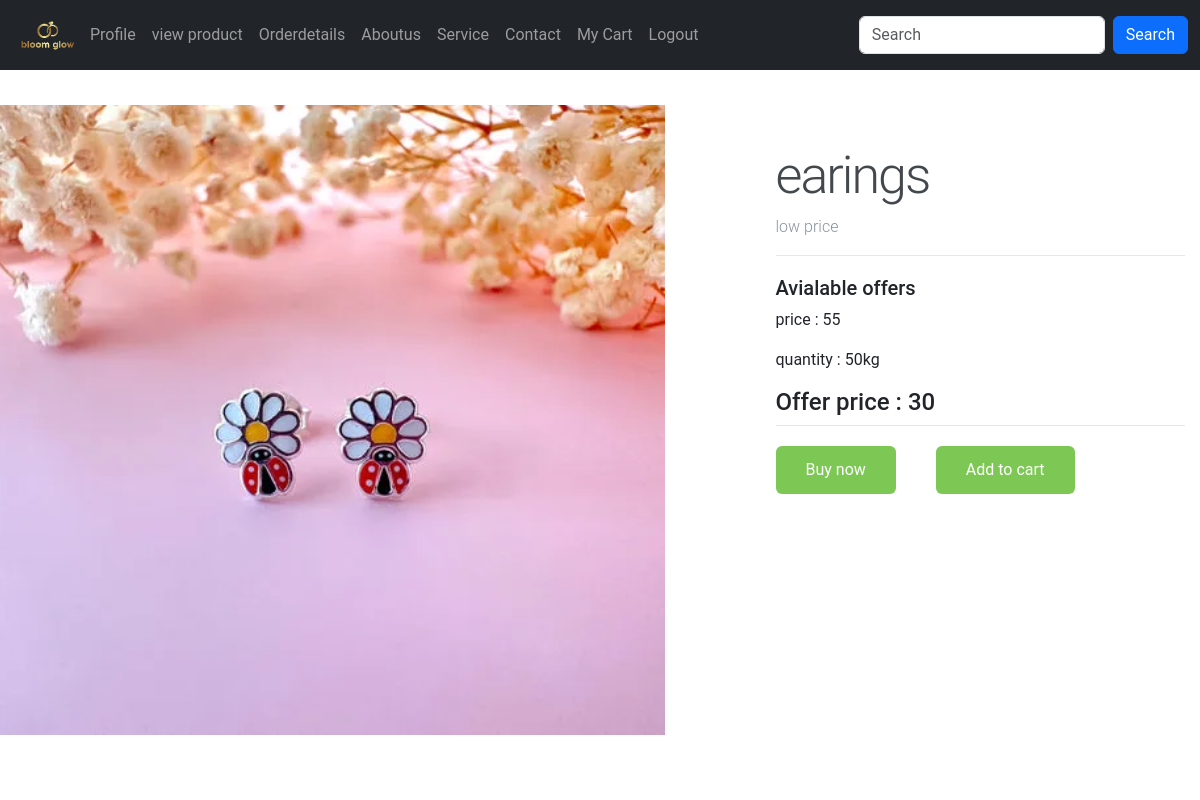
/prodetails/4, run on an earlier commit of the app's database.
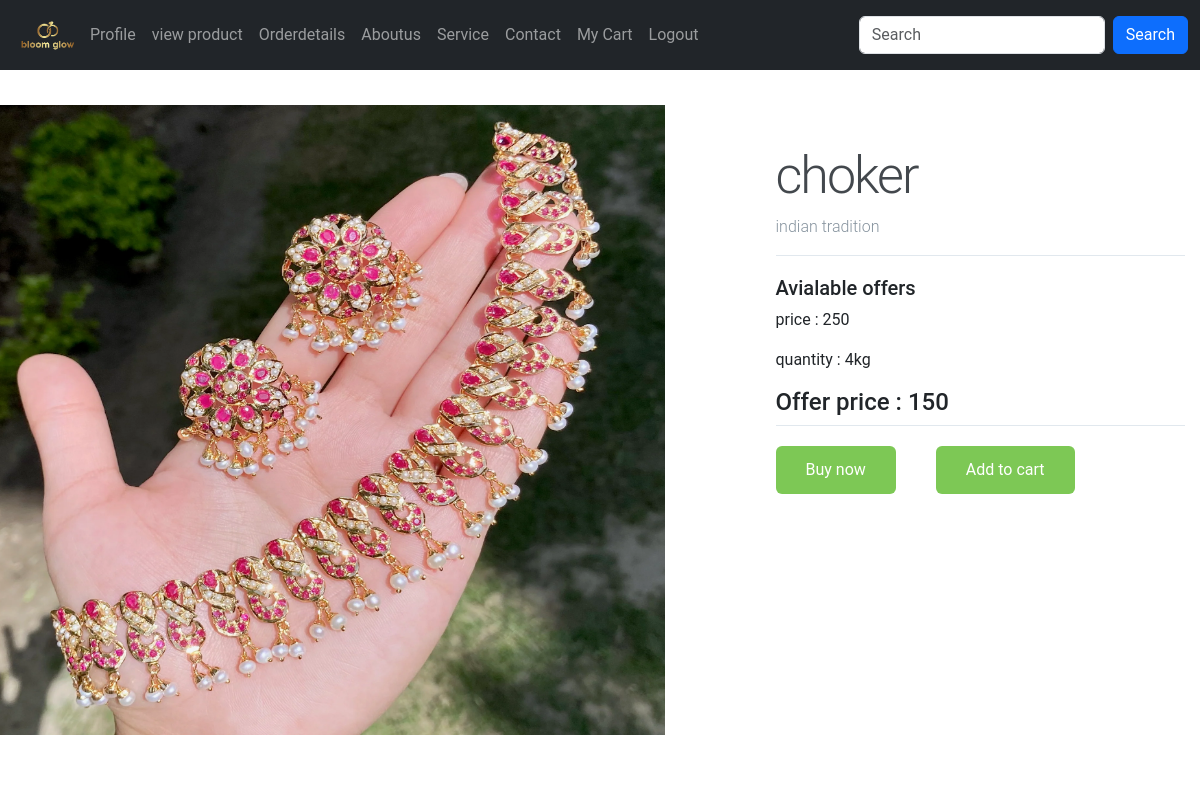
And on a later commit of the database.
### app/models.py (models this page shows, shortened)
class Product(models.Model):
    shop = models.ForeignKey(Shopreg,on_delete=models.CASCADE)
    name = models.TextField()
    discription = models.TextField()
    price = models.IntegerField()
    quantity = models.IntegerField()
    offerprice = models.IntegerField()
    image = models.FileField()

### app/views.py (the view)
# urls.py: path('prodetails/<int:id>',views.prodetails),
def prodetails(req,id):
    data=Product.objects.get(pk=id)
    return render(req,'user/prodetails.html',{'data':data})

### template/user/prodetails.html (shortened to what this page needs)
<!DOCTYPE html>
<html lang="en">
<head>
  {% load static %}
  <link href="https://cdn.jsdelivr.net/npm/bootstrap@5.3.3/dist/css/bootstrap.min.css" rel="stylesheet">
</head>
<body>
<nav class="navbar navbar-expand-sm navbar-dark bg-dark">
  <div class="container-fluid">
    <a href="../userhome" class="logo">
      <img src="../static/logo.png" alt="logo" width="70px">
    </a>
    <div class="collapse navbar-collapse" id="mynavbar">
      <ul class="navbar-nav me-auto">
        <li class="nav-item">
          <a class="nav-link" href="../profile">Profile</a>
        </li>
        <li class="nav-item">
          <a class="nav-link" href="../userviewproduct">view product</a>
        </li>
        <li class="nav-item">
          <a class="nav-link" href="../orderdetails">Orderdetails</a>
        </li>
          <a class="nav-link" href="../aboutus">Aboutus</a>
        <a class="nav-link" href="../service">Service</a>
          <a class="nav-link" href="../contact">Contact</a>
          <a class="nav-link" href="../user_view_cart">My Cart</a>
        <li class="nav-item">
          <a class="nav-link" href="../logout">Logout</a>
        </li>
      </ul>
      <form class="d-flex">
        <input class="form-control me-2" type="text" placeholder="Search">
        <button class="btn btn-primary" type="button">Search</button>
      </form>
    </div>
  </div>
</nav>
    <main class="container">
        <div class="left-column">
          <img data-image="red" class="active" src="{{data.image.url}}" alt="">
        </div>
        <div class="right-column">
          <div class="product-description">
            <h1>{{data.name}}</h1>
            <p>{{data.discription}}</p>
          </div>
          <div class="product-configuration">
            <h5>
              Avialable offers
            </h5>
            <div class="cable-config">
              <p>price : {{data.price}}</p>
              <p>quantity : {{data.quantity}}kg</p>
              <h4>Offer price : {{data.offerprice}}</h4>
            </div>
          </div>
          <div class="product-price">
            <a href="../buynow1/{{data.pk}}" class="cart-btn">Buy now</a>
            <a href="../user_view_cart" class="cart-btn">Add to cart</a>
          </div>
        </div>
      </main>
</body>
</html>

What changed in the data, as far as the page shows it:
changed Product: image: a different picture; name "earings" → "choker"; discription "low price" → "indian tradition"; price "55" → "250"; quantity "50" → "4"; offerprice "30" → "150"
